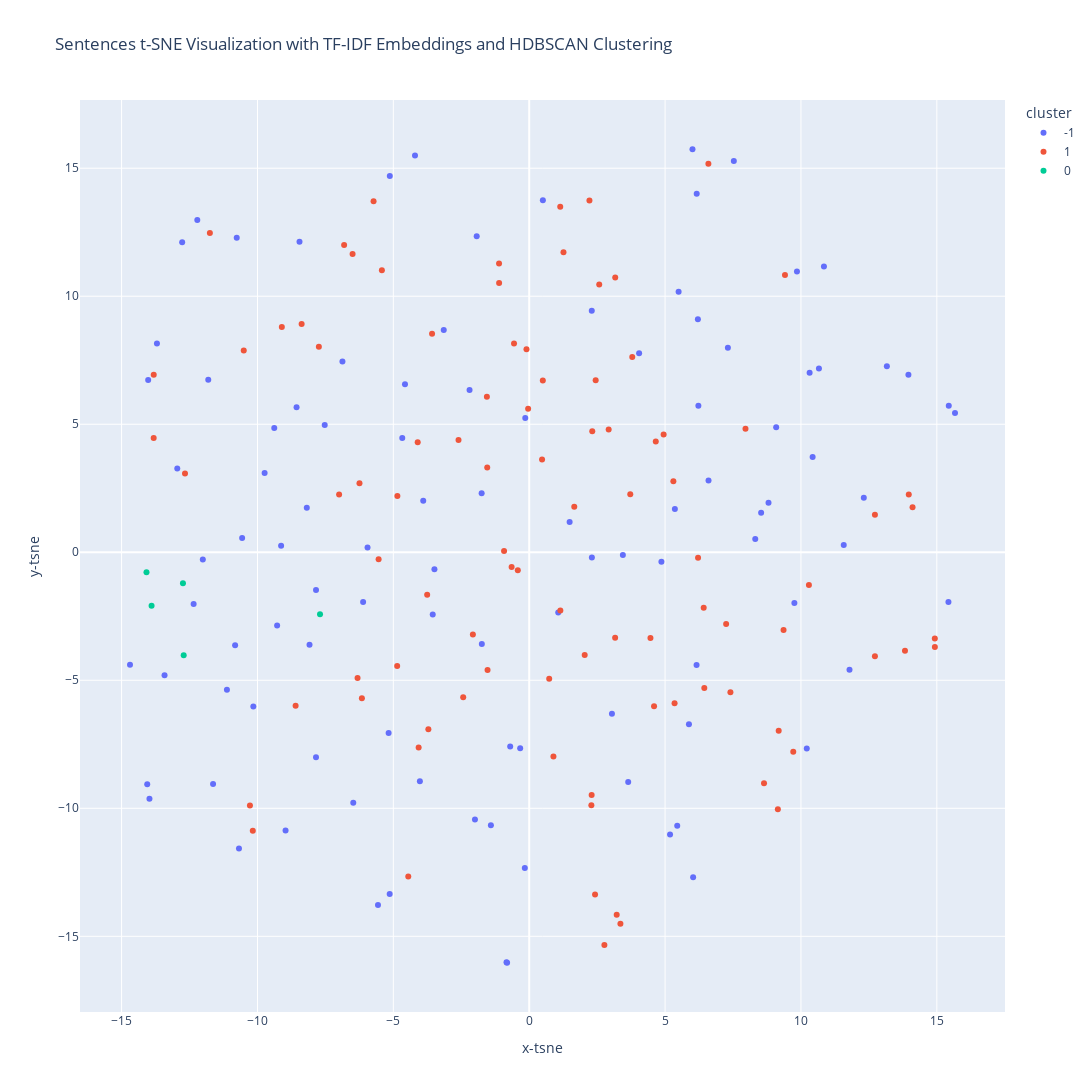

This figure's notebook cell:
### Code cell
tfidf_df['cluster'] = tfidf_df['cluster'].astype(str)
fig_cluster = px.scatter(
    tfidf_df,
    x="x-tsne",
    y="y-tsne",
    color="cluster",
    hover_data={"text": True, "overall_label": True, "cluster": True},
    title="Sentences t-SNE Visualization with TF-IDF Embeddings and HDBSCAN Clustering",
    width=1200,
    height=1200,
)
fig_cluster.show()

### Figure 1 — Plotly figure (JSON) as saved in the notebook; plotly's stock layout.template omitted (floating-point values rounded to 4 significant figures; data arrays with more than 128 entries replaced by an {"elided": "..."} marker saying what was removed)
{"data": [{"customdata": {"elided": "102x3 str values"}, "hovertemplate": "cluster=%{customdata[2]}<br>x-tsne=%{x}<br>y-tsne=%{y}<br>text=%{customdata[0]}<br>overall_label=%{customdata[1]}<extra></extra>", "legendgroup": "-1", "marker": {"color": "#636efa", "symbol": "circle"}, "mode": "markers", "name": "-1", "orientation": "v", "showlegend": true, "type": "scatter", "x": [6.159, -0.1454, 11.79, -13.97, -10.56, 6.032, 10.85, -8.453, -0.8354, 13.95, -11.81, 10.21, -4.572, 2.302, 8.534, -7.845, -9.738, -0.8142, -4.671, 7.53, -7.846, 5.36, 15.44, -8.967, 13.16, 7.311, 2.306, -4.203, -3.145, 11.57, 5.447, -7.525, -14.06, 10.43, -1.41, 15.67, -10.82, -3.551, 12.31, -12.01, -1.933, -5.95, 0.5027, -9.382, -8.185, 5.878, -12.21, -5.131, 9.088, -11.12, -8.085, 3.643, -0.1616, -5.135, -1.997, -3.488, -0.3329, 5.182, -5.174, -14.02, 6.164, 4.044, -10.15, 6.599, -11.63, -10.68, 3.044, 6.225, 8.318, -1.744, -14.69, -2.196, -6.113, 1.068, -1.751, 5.497, -12.35, -6.873, -4.024, -13.7, 9.758, 4.865, 6.207, -13.42, 3.446, -12.95, 10.32, -6.474, 10.66, -10.76, -5.565, 15.43, 8.806, -3.9, -12.77, -0.7006, 1.487, 9.853, -8.562, 6.008, -9.131, -9.277], "xaxis": "x", "y": [-4.404, 5.245, -4.586, -9.624, 0.5529, -12.7, 11.16, 12.13, -16.01, 6.934, 6.738, -7.665, 6.565, 9.43, 1.546, -1.476, 3.097, -16.03, 4.461, 15.28, -8.008, 1.69, 5.723, -10.86, 7.267, 7.988, -0.2062, 15.5, 8.677, 0.2819, -10.68, 4.969, -9.062, 3.724, -10.66, 5.441, -3.629, -2.427, 2.125, -0.2821, 12.35, 0.1903, 13.75, 4.854, 1.738, -6.713, 12.98, 14.69, 4.887, -5.371, -3.612, -8.971, -12.34, -13.35, -10.43, -0.6637, -7.655, -11.02, -7.059, 6.728, 14.01, 7.776, -6.027, 2.805, -9.047, -11.57, -6.306, 5.726, 0.5214, -3.581, -4.394, 6.34, -1.947, -2.348, 2.309, 10.17, -2.022, 7.453, -8.947, 8.153, -1.978, -0.3718, 9.102, -4.801, -0.107, 3.275, 7.008, -9.78, 7.18, 12.29, -13.78, -1.939, 1.938, 2.012, 12.11, -7.583, 1.185, 10.97, 5.665, 15.74, 0.2574, -2.856], "yaxis": "y"}, {"customdata": {"elided": "93x3 str values"}, "hovertemplate": "cluster=%{customdata[2]}<br>x-tsne=%{x}<br>y-tsne=%{y}<br>text=%{customdata[0]}<br>overall_label=%{customdata[1]}<extra></extra>", "legendgroup": "1", "marker": {"color": "#EF553B", "symbol": "circle"}, "mode": "markers", "name": "1", "orientation": "v", "showlegend": true, "type": "scatter", "x": [-1.533, 2.767, -4.104, 10.29, -12.67, -4.859, 2.042, -5.422, 14.93, 2.446, 7.404, -8.597, -8.375, -11.75, -4.069, -0.5587, -1.545, 2.32, -6.247, 1.146, -0.0399, 3.165, 5.349, 9.15, 7.247, -4.451, -4.852, -6.158, -1.558, -13.82, -10.17, 4.462, -0.4201, 3.792, -10.28, 3.356, 2.924, -13.82, -5.728, -3.711, 0.7356, 8.641, -2.073, 2.287, 4.657, -3.755, 6.593, 6.421, 9.181, 12.72, 1.141, 4.946, -6.317, 6.213, 0.4728, -2.601, 0.8919, 3.219, 5.305, 9.717, -10.51, 14.93, 2.217, -2.429, -3.575, 6.443, -6.811, -0.9257, 14.11, 1.658, 1.261, -7.741, -5.542, 7.959, 2.576, -0.648, 3.161, 9.412, 13.97, 3.719, -0.1007, 0.4998, -6.996, -1.111, -6.5, 2.298, 2.422, 13.83, 4.594, 9.36, -9.104, -1.108, 12.72], "xaxis": "x", "y": [-4.601, -15.34, 4.3, -1.282, 3.078, -4.439, -4.011, 11.01, -3.703, 6.714, -5.464, -5.993, 8.913, 12.47, -7.622, 8.158, 3.31, 4.728, 2.693, -2.275, 5.61, 10.73, -5.893, -10.03, -2.801, -12.66, 2.201, -5.706, 6.075, 4.467, -10.88, -3.346, -0.7047, 7.623, -9.892, -14.51, 4.798, 6.938, 13.71, -6.912, -4.939, -9.021, -3.217, -9.886, 4.322, -1.658, 15.17, -2.166, -6.967, -4.065, 13.49, 4.6, -4.916, -0.2105, 3.623, 4.388, -7.977, -14.16, 2.775, -7.795, 7.882, -3.372, 13.74, -5.665, 8.532, -5.306, 12.0, 0.0513, 1.758, 1.779, 11.72, 8.03, -0.2713, 4.825, 10.45, -0.5738, -3.34, 10.83, 2.253, 2.268, 7.927, 6.71, 2.257, 11.28, 11.65, -9.477, -13.37, -3.844, -6.013, -3.036, 8.802, 10.52, 1.469], "yaxis": "y"}, {"customdata": [["Neil John Samuel is a...", "action", "0"], ["Molly Gilbert won't accept a...", "comedy", "0"], ["Gloria Cole and Eddie Swenson...", "drama", "0"], ["Frankie Bono, a hitman from...", "action", "0"], ["Omar Sharif plays Muhassab, headman...", "action", "0"]], "hovertemplate": "cluster=%{customdata[2]}<br>x-tsne=%{x}<br>y-tsne=%{y}<br>text=%{customdata[0]}<br>overall_label=%{customdata[1]}<extra></extra>", "legendgroup": "0", "marker": {"color": "#00cc96", "symbol": "circle"}, "mode": "markers", "name": "0", "orientation": "v", "showlegend": true, "type": "scatter", "x": [-13.9, -12.74, -12.72, -7.698, -14.08], "xaxis": "x", "y": [-2.089, -1.213, -4.018, -2.419, -0.7857], "yaxis": "y"}], "layout": {"height": 1200, "legend": {"title": {"text": "cluster"}, "tracegroupgap": 0}, "title": {"text": "Sentences t-SNE Visualization with TF-IDF Embeddings and HDBSCAN Clustering"}, "width": 1200, "xaxis": {"anchor": "y", "domain": [0, 1], "title": {"text": "x-tsne"}}, "yaxis": {"anchor": "x", "domain": [0, 1], "title": {"text": "y-tsne"}}}}
